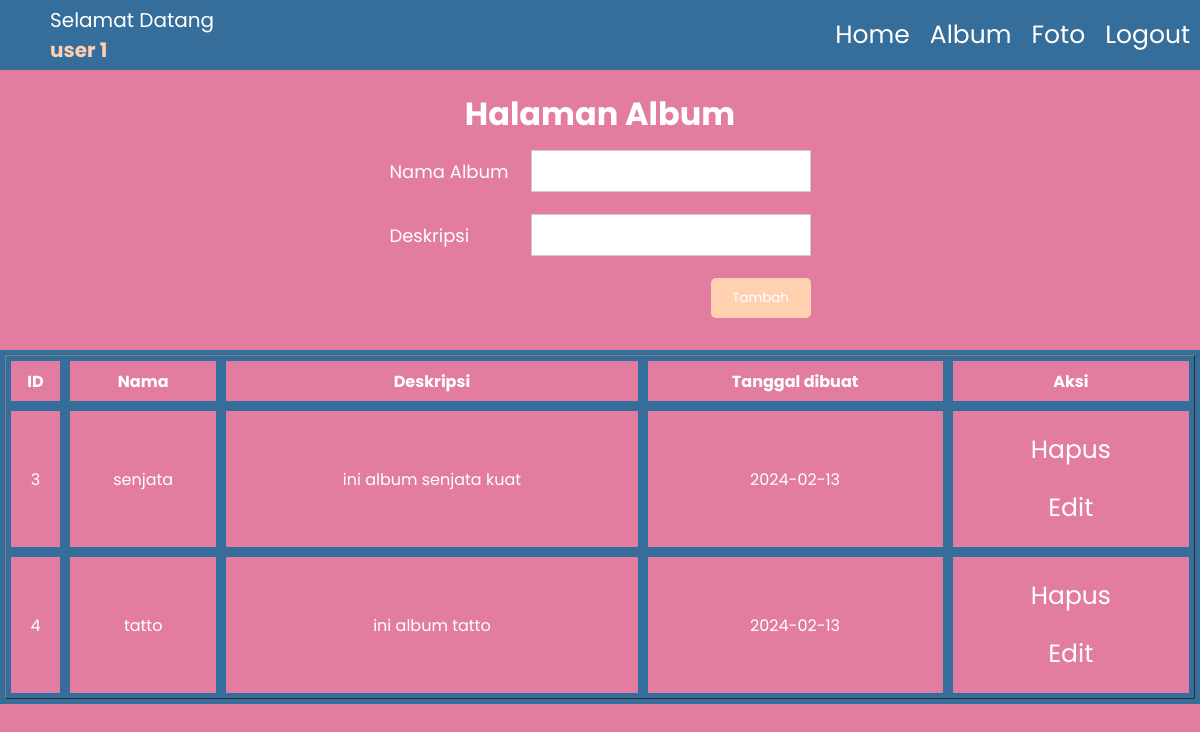
The app's page /album.php (signed in) with its own data.
### tables this page shows
CREATE TABLE `album` (
  `albumid` int(11) NOT NULL,
  `nama_album` varchar(255) NOT NULL,
  `deskripsi` text NOT NULL,
  `tanggal_dibuat` date NOT NULL,
  `id_user` int(11) NOT NULL
);

### album.php (the view, shortened to what this page needs)
<!DOCTYPE html>
<html lang="en">
<head>
  <link rel="stylesheet" href="css/album.css">
  <link rel="stylesheet" href="https://cdnjs.cloudflare.com/ajax/libs/font-awesome/6.5.1/css/all.min.css"/>
</head>
<body>
  <ul>
    <li><p>Selamat Datang <b><?=$_SESSION['nama_lengkap']?></b></p></li>
    <div class="nav">
    <li><a href="index.php">Home</a></li>
    <li><a href="album.php">Album</a></li>
    <li><a href="foto.php">Foto</a></li>
    <li><a href="logout.php">Logout</a></li>
    </div>
  </ul>
  <h1>Halaman Album</h1>
  <div class="form">
  <form action="tmb_album.php" method="post">
    <table>
      <tr>
        <td class="label">Nama Album</td>
        <td><input type="text" name="nama_album"></td>
      </tr>
      <tr>
        <td class="label">Deskripsi</td>
        <td><input type="text" name="deskripsi"></td>
      </tr>
      <tr>
        <td></td>
        <td><input type="submit" value="Tambah" class="button"></td>
      </tr>
    </table>
  </form>
  </div>
  <div class="input-table">
  <table border="1" cellpading=5 cellspacing=0 width="100%">
    <tr>
      <th>ID</th>
      <th>Nama</th>
      <th>Deskripsi</th>
      <th>Tanggal dibuat</th>
      <th>Aksi</th>
    </tr>
    <?php
      include "koneksi.php";
      $id_user=$_SESSION['id_user'];
      $sql=mysqli_query($koneksi, "select * from album where id_user='$id_user'");
      while($data=mysqli_fetch_array($sql)){
    ?>
    <tr>
      <td><?=$data['albumid']?></td>
      <td><?=$data['nama_album']?></td>
      <td><?=$data['deskripsi']?></td>
      <td><?=$data['tanggal_dibuat']?></td>
      <td>
      <a href="hps_album.php?albumid=<?=$data['albumid']?>">Hapus</a>
      <a href="edt_album.php?albumid=<?=$data['albumid']?>">Edit</a>
      </td>
    </tr>
      <?php
      }
      ?>
  </table>
  </div>
</body>
</html>

### css/album.css (style rules this page uses)
* { margin: 0; padding: 0; font-family: "Poppins", sans-serif; box-sizing: border-box; }
body { background: #E27DA1; height: 100vh; }
p { color: #fff; }
b { color: #FFD1B0; }
ul { background-color: #356E9A; display: flex; align-items: center; height: 70px; }
li { list-style: none; }
li p { margin-right: 200px; margin-left: 50px; font-size: 20px; }
.nav { display: flex; margin-left: 400px; }
h1 { text-align: center; color: #fff; margin-top: 20px; }
a { text-decoration: none; color: #fff; font-size: 25px; margin: 20px 10px; }
.form { width: auto; display: flex; justify-content: center; align-items: center; }
.label { color: #fff; font-size: 18px; padding: 10px; }
input { display: block; border: 1px solid #ccc; width: 280px; padding: 10px; margin: 10px; }
.button { float: right; background: #FFD1B0; padding: 10px 15px; color: #fff; border-radius: 5px; border: none; width: 100px; }
.input-table a { display: block; }
.input-table { display: flex; justify-content: center; margin-top: 20px; color: #fff; text-align: center; border: 5px solid #356E9A; }
.input-table th { height: 50px; border: 5px solid #356E9A; }
.input-table td { border: 5px solid #356E9A; }

### records on screen
album: albumid "3", nama_album "senjata", deskripsi "ini album senjata kuat", tanggal_dibuat "2024-02-13"
album: albumid "4", nama_album "tatto", deskripsi "ini album tatto", tanggal_dibuat "2024-02-13"

### other values on screen
$_SESSION['nama_lengkap'] "user 1"
